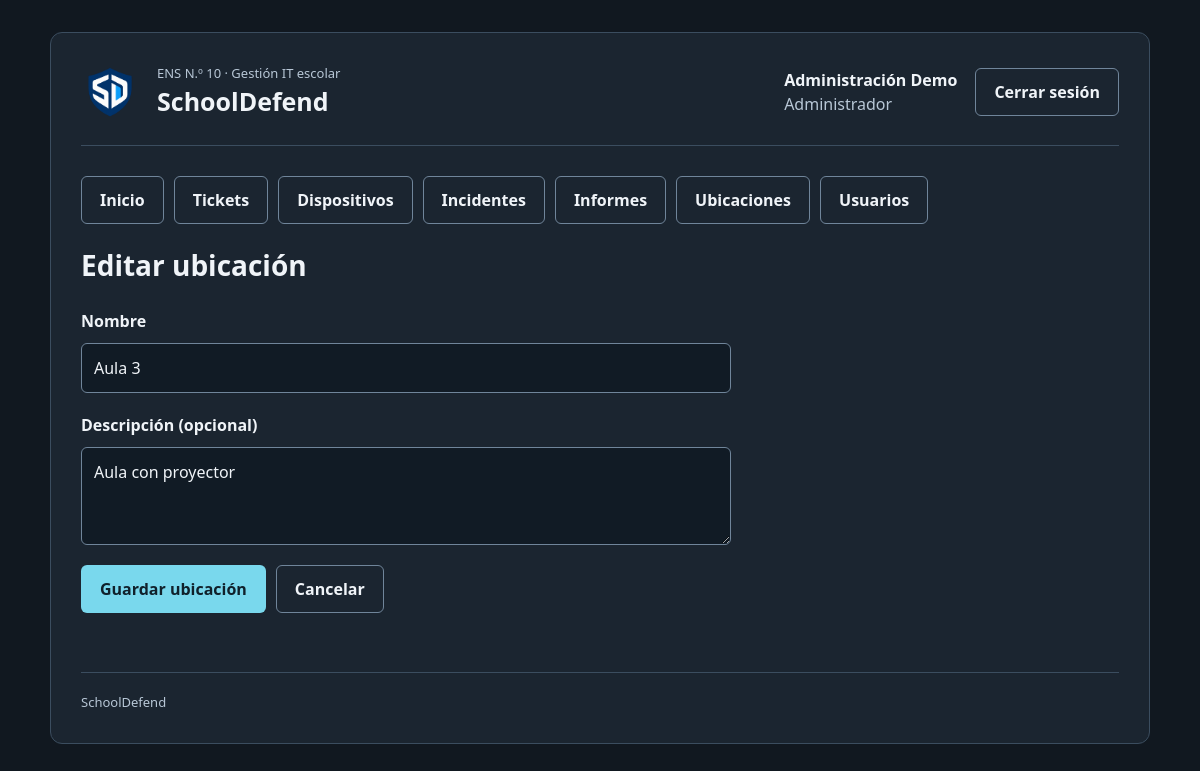
The app's page /ubicaciones/formulario.php?id=2 (signed in) with its own data.
### tables this page shows
CREATE TABLE usuarios (
    id_usuario INT UNSIGNED AUTO_INCREMENT PRIMARY KEY,
    nombre VARCHAR(100) NOT NULL,
    nombre_usuario VARCHAR(50) NOT NULL UNIQUE,
    password_hash VARCHAR(255) NOT NULL,
    rol ENUM('administrador','tecnico','profesor') NOT NULL,
    fecha_creacion DATETIME NOT NULL DEFAULT CURRENT_TIMESTAMP,
    activo TINYINT NOT NULL DEFAULT 1,
    fecha_baja DATETIME NULL,
    id_usuario_baja INT UNSIGNED NULL,
    motivo_baja VARCHAR(255) NULL,
    FOREIGN KEY (id_usuario_baja) REFERENCES usuarios(id_usuario) ON DELETE RESTRICT
);

CREATE TABLE ubicaciones (
    id_ubicacion INT UNSIGNED AUTO_INCREMENT PRIMARY KEY,
    nombre VARCHAR(100) NOT NULL UNIQUE,
    descripcion VARCHAR(255) NULL,
    activo TINYINT NOT NULL DEFAULT 1,
    fecha_baja DATETIME NULL,
    id_usuario_baja INT UNSIGNED NULL,
    motivo_baja VARCHAR(255) NULL,
    FOREIGN KEY (id_usuario_baja) REFERENCES usuarios(id_usuario) ON DELETE RESTRICT
);

### includes/funciones.php (called while the page is built, shortened)
<?php
function escapar($texto)
{
    return htmlspecialchars((string) $texto, ENT_QUOTES, 'UTF-8');
}
function nombreRol($rol)
{
    $nombresRoles = [
        'administrador' => 'Administrador',
        'tecnico' => 'Técnico',
        'profesor' => 'Profesor'
    ];
    return $nombresRoles[$rol] ?? 'Sin rol';
}

### includes/sesion.php (called while the page is built, shortened)
<?php
require_once __DIR__ . '/funciones.php';
function usuarioActual()
{
    $pdo = getConexion();
    $sqlUsuario = "
        SELECT id_usuario, nombre, nombre_usuario, rol
        FROM usuarios
        WHERE id_usuario = ?
          AND activo = 1";
    $consultaUsuario = $pdo->prepare($sqlUsuario);
    $consultaUsuario->execute([$_SESSION['id_usuario']]);
    $usuario = $consultaUsuario->fetch();
    return $usuario;
}
function exigirSesion($rutaLogin = 'login.php')
{
    $usuario = usuarioActual();
    return $usuario;
}

### ubicaciones/formulario.php (the view, shortened to what this page needs)
<?php
require_once __DIR__ . '/../includes/sesion.php';
$usuario = exigirSesion('../login.php');
$pdo = getConexion();
$rutaBase = '../';
$idUbicacion = idEntrada($_GET, 'id');
$esEdicion = isset($_GET['id']);
$titulo = $esEdicion ? 'Editar ubicación' : 'Nueva ubicación';
$ubicacion = ['nombre' => '', 'descripcion' => ''];
if ($esEdicion) {
    $consultaUbicacion = $pdo->prepare('SELECT nombre, descripcion FROM ubicaciones WHERE id_ubicacion = ?');
    $consultaUbicacion->execute([$idUbicacion]);
    $ubicacion = $consultaUbicacion->fetch();
}
require_once __DIR__ . '/../includes/encabezado.php';
?>
<h1><?= escapar($titulo) ?></h1>
<form method="post" class="formulario formulario-edicion">
    <label for="nombre">Nombre</label>
    <input id="nombre" name="nombre" maxlength="100" value="<?= escapar($ubicacion['nombre']) ?>" required>
    <label for="descripcion">Descripción (opcional)</label>
    <textarea id="descripcion" name="descripcion" maxlength="255" rows="3"><?= escapar($ubicacion['descripcion']) ?></textarea>
    <div class="acciones">
        <button class="boton" type="submit">Guardar ubicación</button>
        <a class="boton boton-secundario" href="index.php">Cancelar</a>
    </div>
</form>
<?php require_once __DIR__ . '/../includes/pie.php'; ?>

### includes/encabezado.php (shortened to what this page needs)
<?php
$rutaBase = $rutaBase ?? '';
$rutaEstilos = escapar($rutaBase . 'css/estilos.css');
$rutaLogoEncabezado = escapar($rutaBase . 'Imagenes/logo-escudo.png');
$rutaCerrarSesion = escapar($rutaBase . 'logout.php');
$mostrarCuenta = !empty($usuario);
$nombreCuenta = '';
$rolCuenta = '';
$enlacesMenu = [];
if ($mostrarCuenta) {
    $nombreCuenta = escapar($usuario['nombre']);
    $rolCuenta = escapar(nombreRol($usuario['rol']));
    $enlacesMenu['Inicio'] = $rutaBase . 'index.php';
    $enlacesMenu['Tickets'] = $rutaBase . 'tickets/index.php';
    if (in_array($usuario['rol'], ['administrador', 'tecnico'], true)) {
        $enlacesMenu['Dispositivos'] = $rutaBase . 'dispositivos/index.php';
        $enlacesMenu['Incidentes'] = $rutaBase . 'incidentes/index.php';
        $enlacesMenu['Informes'] = $rutaBase . 'informes/index.php';
    }
    if ($usuario['rol'] === 'administrador') {
        $enlacesMenu['Ubicaciones'] = $rutaBase . 'ubicaciones/index.php';
        $enlacesMenu['Usuarios'] = $rutaBase . 'usuarios/index.php';
    }
}
?>
<!DOCTYPE html>
<html lang="es">
    <head>
        <link rel="stylesheet" href="<?= $rutaEstilos ?>">
    </head>
    <body>
        <div class="contenedor">
            <header class="encabezado">
                <div class="marca">
                    <img class="logo-encabezado" src="<?= $rutaLogoEncabezado ?>" alt="">
                    <div>
                        <p class="institucion">ENS N.º 10 · Gestión IT escolar</p>
                        <p class="nombre-sistema">SchoolDefend</p>
                    </div>
                </div>
                <?php if ($mostrarCuenta): ?>
                    <div class="cuenta">
                        <div>
                            <strong><?= $nombreCuenta ?></strong>
                            <br>
                            <span class="texto-secundario"><?= $rolCuenta ?></span>
                        </div>
                        <form method="post" action="<?= $rutaCerrarSesion ?>">
                            <button class="boton boton-secundario" type="submit">Cerrar sesión</button>
                        </form>
                    </div>
                <?php endif; ?>
            </header>
            <?php if ($mostrarCuenta): ?>
                <nav class="menu" aria-label="Menú principal">
                    <?php foreach ($enlacesMenu as $nombreEnlace => $rutaEnlace): ?>
                        <a class="boton boton-secundario" href="<?= escapar($rutaEnlace) ?>"><?= escapar($nombreEnlace) ?></a>
                    <?php endforeach; ?>
                </nav>
            <?php endif; ?>
            <main id="contenido">

### css/estilos.css (style rules this page uses)
:root { color-scheme: dark; --fondo: #111820; --panel: #1b2530; --borde: #3b4d5f; --texto: #f0f4f8; --secundario: #b8c7d6; --acento: #79d8ed; --decoracion-link: none; }
* { box-sizing: border-box; }
body { margin: 0; padding: 32px 20px; background: var(--fondo); color: var(--texto); font-family: 'Segoe UI', Arial, sans-serif; font-size: 16px; line-height: 1.5; }
.contenedor { max-width: 1100px; margin: auto; padding: 30px; background: var(--panel); border: 1px solid var(--borde); border-radius: 12px; }
.encabezado, .marca, .cuenta { display: flex; align-items: center; gap: 18px; }
.encabezado { justify-content: space-between; flex-wrap: wrap; padding-bottom: 24px; margin-bottom: 30px; border-bottom: 1px solid var(--borde); }
.logo-encabezado { width: 58px; height: 58px; object-fit: contain; flex-shrink: 0; }
.institucion, .nombre-sistema { margin: 0; }
.institucion { font-size: 13px; color: var(--secundario); }
.nombre-sistema { font-size: 25px; font-weight: 700; }
h1 { font-size: 28px; line-height: 1.25; margin: 0 0 12px; }
.texto-secundario, .ayuda { color: var(--secundario); }
.formulario { display: grid; gap: 10px; margin-top: 26px; }
label { font-weight: 600; }
input, select, textarea { width: 100%; padding: 12px; margin-bottom: 10px; border: 1px solid #70859a; border-radius: 6px; background: #111b25; color: var(--texto); font: inherit; }
.boton { display: inline-block; padding: 11px 18px; border: 1px solid transparent; border-radius: 6px; background: var(--acento); color: #10212b; font: inherit; font-weight: 700; cursor: pointer; text-decoration: none; transition: all 0.2s ease; }
.boton-secundario { background: transparent; color: var(--texto); border-color: #70859a; }
a { text-decoration: none; transition: all 0.2s ease; color: var(--acento); }
.menu, .acciones { display: flex; flex-wrap: wrap; gap: 10px; margin-bottom: 24px; }
.formulario-edicion { max-width: 650px; }

### records on screen
usuarios: nombre "Administración Demo", rol "Administrador"
ubicaciones: nombre "Aula 3", descripcion "Aula con proyector"

### other values on screen
escapar($nombreEnlace) "Inicio"
escapar($nombreEnlace) "Tickets"
escapar($nombreEnlace) "Dispositivos"
escapar($nombreEnlace) "Incidentes"
escapar($nombreEnlace) "Informes"
escapar($nombreEnlace) "Ubicaciones"
escapar($nombreEnlace) "Usuarios"
escapar($titulo) "Editar ubicación"
